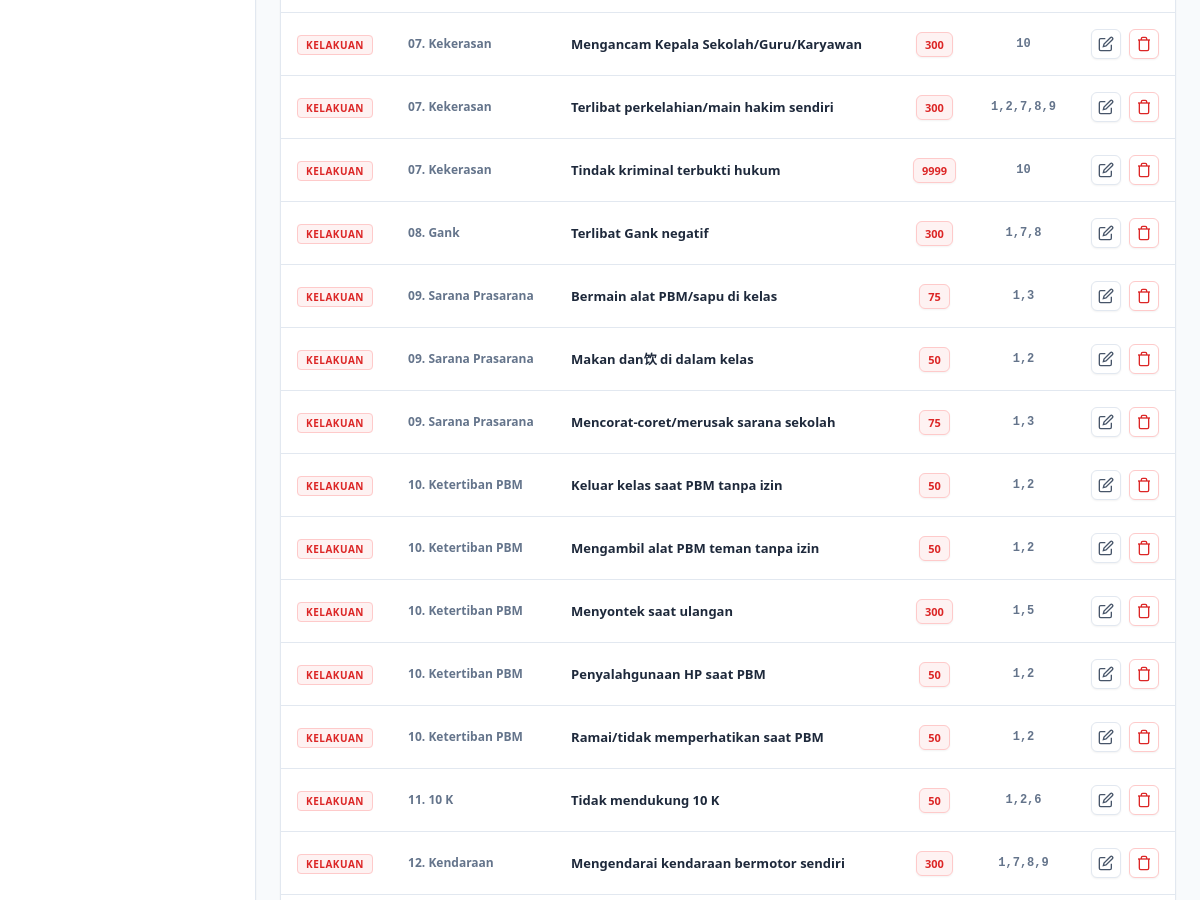
Page /views/admin/manajemen_aturan.php (signed in, middle part) on the earlier database version.
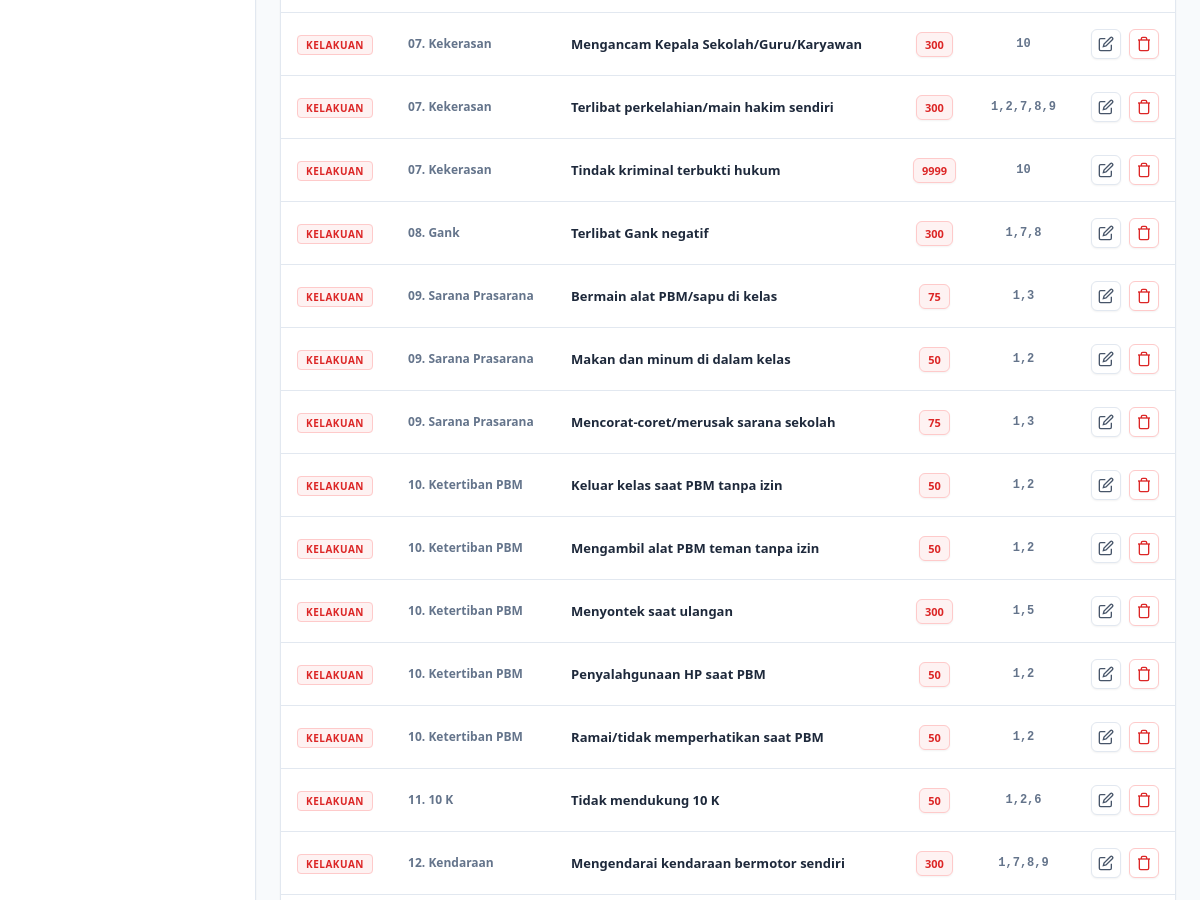
Same page on the later database version.
### tables this page shows
CREATE TABLE tb_jenis_pelanggaran (
    id_jenis INT AUTO_INCREMENT PRIMARY KEY,
    id_kategori INT NOT NULL,
    sub_kategori VARCHAR(100), 
    nama_pelanggaran TEXT NOT NULL,
    poin_default INT NOT NULL,
    sanksi_default VARCHAR(50), 
    
    FOREIGN KEY (id_kategori) REFERENCES tb_kategori_pelanggaran(id_kategori)
);

CREATE TABLE tb_kategori_pelanggaran (
    id_kategori INT AUTO_INCREMENT PRIMARY KEY,
    nama_kategori VARCHAR(50) NOT NULL
);

### config/database.php (called while the page is built, shortened)
<?php
function getDBConnection() {
    static $pdo = null;
    if ($pdo === null) {
        try {
            $dsn = "mysql:host=" . DB_HOST . ";dbname=" . DB_NAME . ";charset=" . DB_CHARSET;
            $options = [
                PDO::ATTR_ERRMODE            => PDO::ERRMODE_EXCEPTION,
                PDO::ATTR_DEFAULT_FETCH_MODE => PDO::FETCH_ASSOC,
                PDO::ATTR_EMULATE_PREPARES   => false,
                PDO::MYSQL_ATTR_INIT_COMMAND => "SET NAMES " . DB_CHARSET
            ];
            $pdo = new PDO($dsn, DB_USER, DB_PASS, $options);
        } catch (PDOException $e) {
            error_log("Database Connection Error: " . $e->getMessage());
            die("Koneksi database gagal. Silakan hubungi administrator.");
        }
    }
    return $pdo;
}
function executeQuery($sql, $params = []) {
    $pdo = getDBConnection();
    $stmt = $pdo->prepare($sql);
    $stmt->execute($params);
    return $stmt;
}
function fetchAll($sql, $params = []) {
    $stmt = executeQuery($sql, $params);
    return $stmt->fetchAll();
}
?>

### views/admin/manajemen_aturan.php (the view, shortened to what this page needs)
<?php
require_once '../../config/database.php';
$active_tab = $_GET['tab'] ?? 'pelanggaran';
$sql_pelanggaran = "
    SELECT
        jp.id_jenis,
        jp.nama_pelanggaran,
        jp.poin_default,
        jp.sanksi_default,
        k.nama_kategori,
        k.id_kategori,
        jp.sub_kategori
    FROM tb_jenis_pelanggaran jp
    JOIN tb_kategori_pelanggaran k ON jp.id_kategori = k.id_kategori
    WHERE 1=1
";
$params = [];
$sql_pelanggaran .= " ORDER BY k.id_kategori, jp.sub_kategori, jp.nama_pelanggaran";
$pelanggaran_list = fetchAll($sql_pelanggaran, $params);
$card_class = "bg-white border border-[#E2E8F0] rounded-xl shadow-sm";
?>
<!DOCTYPE html>
<html lang="id">
<head>
    <script src="https://cdn.tailwindcss.com"></script>
</head>
<body class="bg-[#F8FAFC]">
<div class="flex h-screen overflow-hidden">
    <?php include '../../includes/sidebar_admin.php'; ?>
    <div class="flex-1 overflow-auto lg:ml-64">
        <div class="p-6 space-y-6 max-w-7xl mx-auto">
            <?php if ($active_tab === 'pelanggaran'): ?>
            <div class="<?= $card_class ?> overflow-hidden">
                <div class="overflow-x-auto">
                    <table class="w-full text-left text-sm whitespace-nowrap">
                        <tbody class="divide-y divide-[#E2E8F0]">
                            <?php if (empty($pelanggaran_list)): ?>
                            <tr><td colspan="6" class="p-8 text-center text-slate-400 font-medium text-sm">Tidak ada data pelanggaran</td></tr>
                            <?php else: ?>
                            <?php foreach($pelanggaran_list as $p): ?>
                            <tr class="hover:bg-slate-50/50 transition-colors">
                                <td class="p-4">
                                    <span class="px-2 py-0.5 rounded text-[10px] font-bold uppercase tracking-wider
                                        <?= $p['nama_kategori'] === 'KELAKUAN' ? 'bg-red-50 text-red-600 border border-red-200' : '' ?>
                                        <?= $p['nama_kategori'] === 'KERAJINAN' ? 'bg-blue-50 text-blue-600 border border-blue-200' : '' ?>
                                        <?= $p['nama_kategori'] === 'KERAPIAN' ? 'bg-yellow-50 text-yellow-600 border border-yellow-200' : '' ?>">
                                        <?= $p['nama_kategori'] ?>
                                    </span>
                                </td>
                                <td class="p-4 text-xs font-bold text-slate-500"><?= htmlspecialchars($p['sub_kategori']) ?></td>
                                <td class="p-4 font-bold text-slate-800 text-[13px] whitespace-normal min-w-[200px]"><?= htmlspecialchars($p['nama_pelanggaran']) ?></td>
                                <td class="p-4 text-center">
                                    <span class="px-2 py-1 bg-red-50 text-red-600 border border-red-200 rounded-md font-bold text-[11px] shadow-sm"><?= $p['poin_default'] ?></span>
                                </td>
                                <td class="p-4 text-center font-mono text-xs font-bold text-slate-500"><?= htmlspecialchars($p['sanksi_default']) ?></td>
                                <td class="p-4 text-center">
                                    <div class="flex items-center justify-center space-x-2">
                                        <button onclick='editPelanggaran(<?= json_encode($p) ?>)' class="p-1.5 bg-white border border-[#E2E8F0] text-slate-600 rounded-md hover:bg-slate-50 hover:text-[#000080] transition-colors shadow-sm" title="Edit">
                                            <svg class="w-4 h-4" fill="none" stroke="currentColor" viewBox="0 0 24 24" stroke-width="2"><path d="M11 4H4a2 2 0 0 0-2 2v14a2 2 0 0 0 2 2h14a2 2 0 0 0 2-2v-7"></path><path d="M18.5 2.5a2.121 2.121 0 0 1 3 3L12 15l-4 1 1-4 9.5-9.5z"></path></svg>
                                        </button>
                                        <button onclick="hapusPelanggaran(<?= $p['id_jenis'] ?>)" class="p-1.5 bg-white border border-red-200 text-red-600 rounded-md hover:bg-red-50 transition-colors shadow-sm" title="Hapus">
                                            <svg class="w-4 h-4" fill="none" stroke="currentColor" viewBox="0 0 24 24" stroke-width="2"><path d="M3 6h18"></path><path d="M19 6v14a2 2 0 0 1-2 2H7a2 2 0 0 1-2-2V6m3 0V4a2 2 0 0 1 2-2h4a2 2 0 0 1 2 2v2"></path></svg>
                                        </button>
                                    </div>
                                </td>
                            </tr>
                            <?php endforeach; ?>
                            <?php endif; ?>
                        </tbody>
                    </table>
                </div>
            </div>
            <?php endif; ?>
        </div>
    </div>
</div>
</body>
</html>

### includes/sidebar_admin.php (shortened to what this page needs)
<aside id="sidebar" class="fixed left-0 top-0 h-screen w-64 bg-white border-r border-[#E2E8F0] flex flex-col z-50 transition-transform duration-300 -translate-x-full lg:translate-x-0 shadow-sm">
    <nav class="flex-1 p-4 space-y-1 overflow-y-auto scrollbar-hide">
    </nav>
</aside>

Differences in the rows shown:
changed tb_jenis_pelanggaran: nama_pelanggaran "Makan dan饮 di dalam kelas" → "Makan dan minum di dalam kelas"
